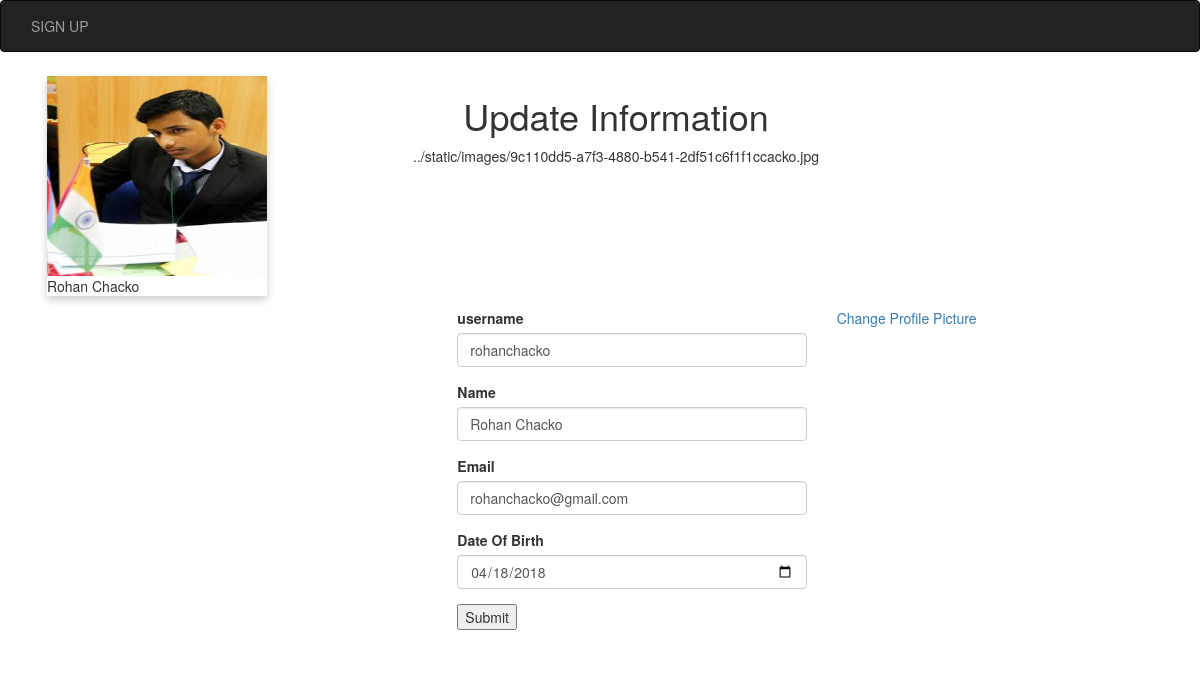
Before: /Rohan Chacko/update_information (signed in) with the older database file.
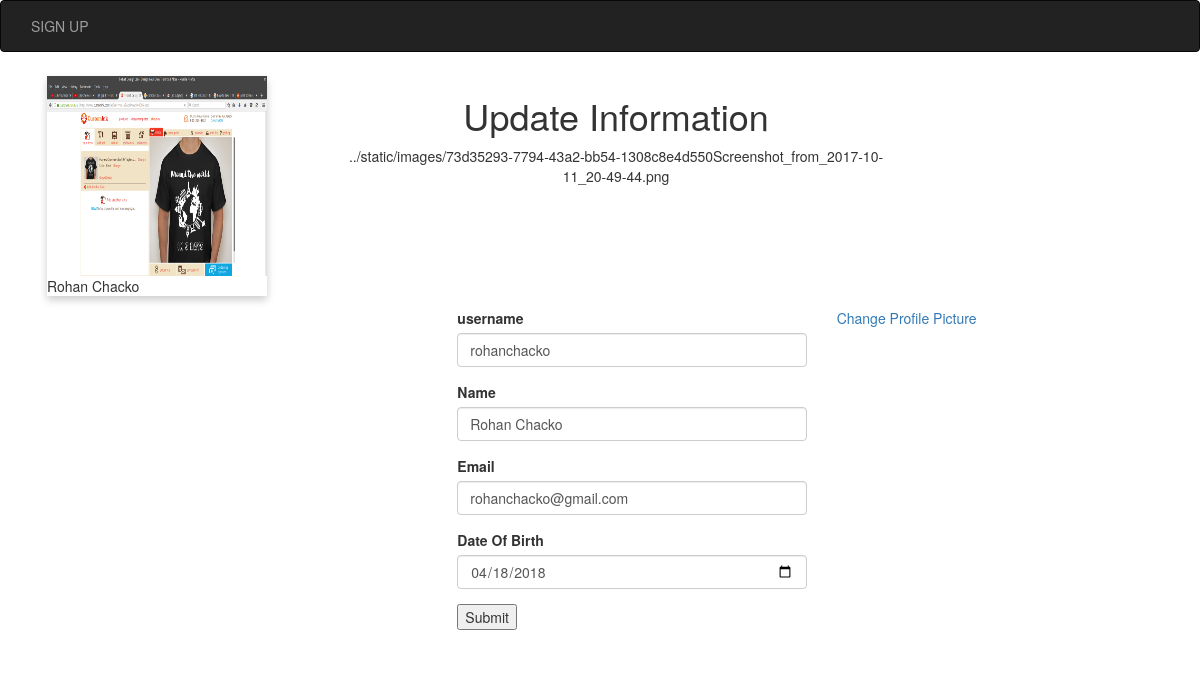
After: the same page with the newer database file.
### models.py (models this page shows, shortened)
class User(UserMixin, db.Model):
    id = db.Column('user_id', db.Integer, primary_key=True, autoincrement=True)
    username = db.Column('username', db.String(64), unique=True, nullable=False)
    name = db.Column('name', db.String(120), unique=False, nullable=False)
    dob = db.Column('date_of_birth', db.DateTime, nullable=False)
    email = db.Column('email', db.String(64), nullable=False, unique=True)
    registration_time = db.Column('registration_time',db.DateTime, default=datetime.utcnow)
    password_hash = db.Column('password_hash',db.String(80), nullable=False)
    remember_me = db.Column('remember_me', db.Boolean, unique=False, default=False)
    profile_picture_filename = db.Column('profile_picture_filename', db.String(64))
    profile_picture_url = db.Column('profile_picture_url', db.String(64))
    followed = db.relationship(
    'User', secondary=followers,
    primaryjoin=(followers.c.follower_id == id),
    secondaryjoin=(followers.c.followed_id == id),
    backref=db.backref('followers', lazy='dynamic'), lazy='dynamic')
    tasks = db.relationship(
        'Task',
        backref=db.backref('user', lazy='joined'),
        cascade="all, delete-orphan",
        passive_deletes=True
    )

### app.py (the view, shortened to what this page needs)
@app.route('/<user_name>/update_information', methods = ['POST', 'GET'])
@login_required
def update_information(user_name):
    print(user_name)
    form = UpdateForm(username=current_user.username, dob=current_user.dob, email=current_user.email, name=current_user.name)
    return render_template('update_user_information.html',current_user=current_user, form=form, username=user_name)

### app.py
class UpdateForm(FlaskForm):
    username = StringField('username',validators=[InputRequired(), Length(max=30)])
    dob = DateField('Date Of Birth', validators=[InputRequired()])
    email = StringField('Email', validators=[InputRequired(), Email()])
    name = StringField('Name', validators=[InputRequired(), Length(max=64)])

### app.py (called while the page is built)
@login_manager.user_loader
def load_user(user_id):
    return User.query.get(int(user_id))

### models.py (called while the page is built)
@event.listens_for(engine.Engine, 'connect')
def __set_sqlite_pragma(db_conn, conn_record):
    cursor = db_conn.cursor()
    cursor.execute('PRAGMA foreign_keys=ON;')
    cursor.close()

### templates/update_user_information.html (shortened to what this page needs)
{% extends 'base.html' %}
{% block content %}
<div class="container">
    <div class="row">
        <div class="col-sm-3">
            <div class="card" style="width: 22rem;">
              <img class="card-img-top" src="{{current_user.profile_picture_filename}}" alt="Card image cap" height=200 width=220>
              <div class="card-body">
                <p class="card-text">{{current_user.name}}</p>
              </div>
            </div>
        </div>
        <div class="col-sm-6 caption1 align="center"">
            <h1>Update Information</h1>
            <p>{{current_user.profile_picture_filename}}</p>
        </div>
        <div class="col-sm-3"></div>
    </div>
    <div class="container">
        <div class="col-sm-4"></div>
        <div class="col-sm-4">
            <form class="" action="/{{username}}/update_information" method="POST">
                {% from "_formhelpers.html" import render_field %}
                <div class="form-group">{{render_field(form.username, class_="form-control")}}</div>
                <div class="form-group">{{render_field(form.name, class_="form-control")}}</div>
                <div class="form-group">{{render_field(form.email, class_="form-control")}}</div>
                <div class="form-group">{{render_field(form.dob, class_="form-control")}}</div>
                <input type="submit" value="Submit">
            </form>
        </div>
        <div class="col-sm-4">
            <a href="/{{username}}/uploads">Change Profile Picture</a>
        </div>
    </div>
</div>
{% endblock %}

### templates/base.html (shortened to what this page needs)
<html>
	<head>
		<link rel="stylesheet" href="https://maxcdn.bootstrapcdn.com/bootstrap/3.3.7/css/bootstrap.min.css">
	</head>
	<body>
            <nav class="navbar navbar-inverse">
                <div class="container-fluid">
                    <ul class="nav navbar-nav">
                        <li><a href="/user/registration">SIGN UP</a></li>
                    </ul>
                </div>
            </nav>
        <div class="container">
            {% block content %}{% endblock %}
        </div>
	</body>
</html>

### templates/_formhelpers.html (shortened to what this page needs)
{% macro render_field(field) %}
	{{ field.label }}
	{{ field(**kwargs)|safe }}
{% endmacro %}

### templates/base.html (style rules this page uses)
.caption1 { text-align: center; }
.card { box-shadow: 0 4px 8px 0 rgba(0,0,0,0.2); transition: 0.3s; width: 40%; }
.container { padding: 2px 16px; }

Changed rows visible on the page:
changed User "Rohan Chacko": profile_picture_filename: a different picture; profile_picture_filename "../static/images/9c110dd5-a7f3-4880-b541-2df51c6f1f1ccacko.jpg" → "../static/images/73d35293-7794-43a2-bb54-1308c8e4d550Screenshot_from_2017-10-11_20-49-44.png"
